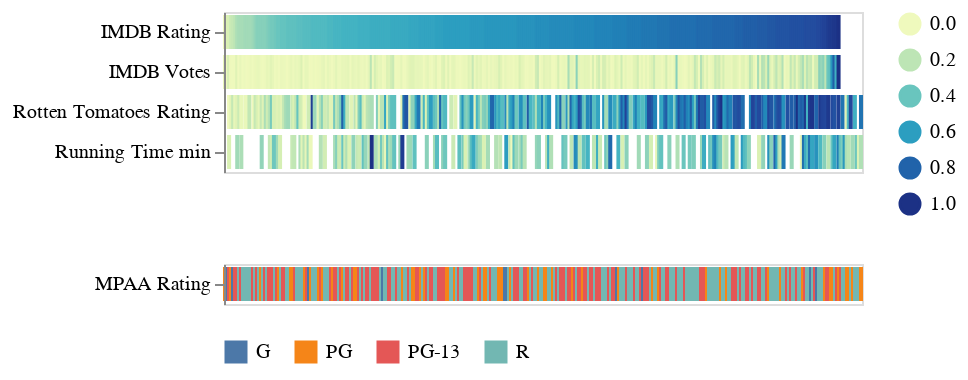

This figure's notebook cell:
### Markdown cell above
Heatmaps can be colored by a categorical column
and sorted to explore structure in the data.

### Code cell
aly.heatmap(movies, 'MPAA Rating', 'IMDB Rating')

### Figure 1 — Vega-Lite specification as saved in the notebook (floating-point values rounded to 4 significant figures; data arrays with more than 128 entries replaced by an {"elided": "..."} marker saying what was removed)
{"config": {"view": {"continuousWidth": 400, "continuousHeight": 300}}, "vconcat": [{"data": {"name": "data-cd4aa3eec3d3bc579557eaf811d38685"}, "mark": {"type": "rect", "height": 16}, "encoding": {"color": {"type": "quantitative", "field": "value", "legend": {"orient": "right", "type": "gradient"}, "title": null}, "stroke": {"type": "quantitative", "field": "value"}, "x": {"type": "ordinal", "axis": null, "field": "index", "title": null}, "y": {"type": "nominal", "field": "key", "title": null}}, "transform": [{"window": [{"op": "count", "as": "index"}]}, {"fold": ["IMDB Votes", "IMDB Rating", "Rotten Tomatoes Rating", "Running Time min"]}], "width": 319}, {"data": {"name": "data-2c86b3021104d4ec09fb630fe74607c4"}, "mark": {"type": "rect", "height": 16}, "encoding": {"color": {"type": "nominal", "field": "value", "legend": {"orient": "bottom"}, "title": null}, "stroke": {"type": "nominal", "field": "value"}, "x": {"type": "ordinal", "axis": null, "field": "index", "title": null}, "y": {"type": "nominal", "field": "key", "title": null}}, "transform": [{"window": [{"op": "count", "as": "index"}]}, {"fold": ["MPAA Rating"]}], "width": 319}], "$schema": "https://vega.github.io/schema/vega-lite/v4.8.1.json", "datasets": {"data-cd4aa3eec3d3bc579557eaf811d38685": {"elided": "319 records"}, "data-2c86b3021104d4ec09fb630fe74607c4": {"elided": "319 records"}}}
